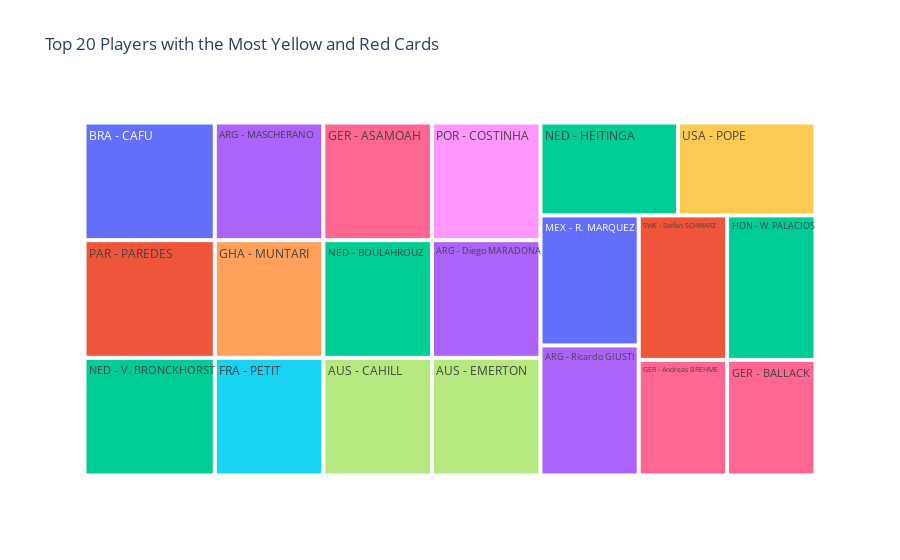

Here is the notebook cell this chart was saved with:
### Code cell
import random
import plotly.colors

# Treeplot for top 20 players with most cards
player_cards = df_players.groupby('Player Name').agg(
    {'YellowCards': 'sum', 'RedCards': 'sum', 'Team Initials': 'first'}).reset_index()

# Sort the players by the total number of cards
player_cards.sort_values(
    by=['YellowCards', 'RedCards'], ascending=False, inplace=True)

# Select the top 20 players
top_players = player_cards.head(20)

# Assign a random color to each team
color_palette = plotly.colors.qualitative.Plotly

# Create the color mapping dictionary for teams and colors
team_colors = {team: color_palette[i % len(color_palette)] for i, team in enumerate(top_players['Team Initials'].unique())}

# Create the TreeMap
fig = go.Figure(go.Treemap(
    labels=top_players['Team Initials'] + ' - ' + top_players['Player Name'],
    parents=[''] * len(top_players),
    values=top_players['YellowCards'] + top_players['RedCards'],
    customdata=top_players[['YellowCards', 'RedCards']],
    hovertemplate='<b>Player:</b> %{label}<br>'
                  'Yellow Cards: %{customdata[0]}<br>'
                  'Red Cards: %{customdata[1]}',
    marker=dict(colors=[team_colors[team] for team in top_players['Team Initials']])
))

# Set the layout and title
fig.update_layout(
    title='Top 20 Players with the Most Yellow and Red Cards',
)

# Show the plot
fig.show()

### Figure 1 — Plotly figure (JSON) as saved in the notebook; plotly's stock layout.template omitted (floating-point values rounded to 4 significant figures)
{"data": [{"customdata": [[6, 0], [5, 1], [5, 1], [5, 0], [5, 0], [5, 0], [4, 1], [4, 1], [4, 1], [4, 1], [4, 1], [4, 1], [4, 1], [4, 1], [4, 1], [4, 1], [4, 1], [4, 1], [4, 0], [4, 0]], "hovertemplate": "<b>Player:</b> %{label}<br>Yellow Cards: %{customdata[0]}<br>Red Cards: %{customdata[1]}", "labels": ["BRA - CAFU", "PAR - PAREDES", "NED - V. BRONCKHORST", "ARG - MASCHERANO", "GHA - MUNTARI", "FRA - PETIT", "GER - ASAMOAH", "NED - BOULAHROUZ", "AUS - CAHILL", "POR - COSTINHA", "ARG - Diego MARADONA", "AUS - EMERTON", "NED - HEITINGA", "USA - POPE", "MEX - R. MARQUEZ", "ARG - Ricardo GIUSTI", "SWE - Stefan SCHWARZ", "HON - W. PALACIOS", "GER - Andreas BREHME", "GER - BALLACK"], "marker": {"colors": ["#636EFA", "#EF553B", "#00CC96", "#AB63FA", "#FFA15A", "#19D3F3", "#FF6692", "#00CC96", "#B6E880", "#FF97FF", "#AB63FA", "#B6E880", "#00CC96", "#FECB52", "#636EFA", "#AB63FA", "#EF553B", "#00CC96", "#FF6692", "#FF6692"]}, "parents": ["", "", "", "", "", "", "", "", "", "", "", "", "", "", "", "", "", "", "", ""], "type": "treemap", "values": [6, 6, 6, 5, 5, 5, 5, 5, 5, 5, 5, 5, 5, 5, 5, 5, 5, 5, 4, 4]}], "layout": {"title": {"text": "Top 20 Players with the Most Yellow and Red Cards"}}}
